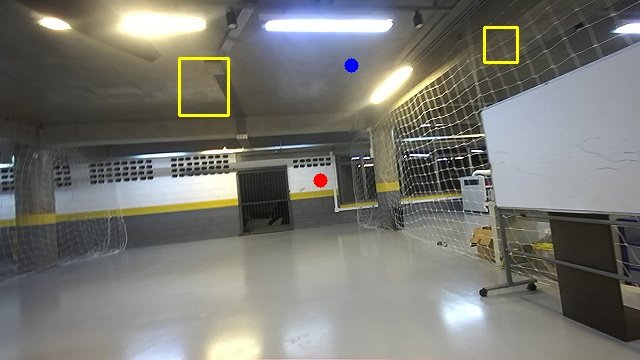
#> input picture indoor_2025/gate_20251024_191753.jpg, 640 x 360 px
$ python -i imav_mission4.py   (imports and definitions only)
#> lines starting #> are read from the running program, lines starting #| are printed output that depends on the picture
#!/usr/bin/env python3
from enum import Enum
from numpy import np
from dronekit import connect, Vehicle, VehicleMode
from dronekit_utils import arm_and_takeoff, send_velocity_body_offset_ned, goto_position_body_offset_ned
import cv2
import time

DEBUG = True
SURVEY_ALT = 2.0
TIMEOUT = 4

COLOR_TO_LAND = "blue"

# [18 lines that did not run here, left out]

# [21 lines that did not run here, left out]

class pid:
    # [6 lines left out: function __init__, not called in this run]

    def refresh(self):
        self.last_err = 0
        self.last_sum_err = 0

    # [9 lines left out: function update, not called in this run]

class States(Enum):

    INIT = 0
    TAKEOFF = 1
    SURVEY = 2
    CENTRALIZE = 3
    LAND = 4
    END = 5

class Mission:
    # [128 lines left out: functions __init__, update_frame, run, main, not called in this run]

# [2 lines not run here, left out]

>>> import cv2
>>> picture = cv2.imread('gate_20251024_191753.jpg', cv2.IMREAD_GRAYSCALE)
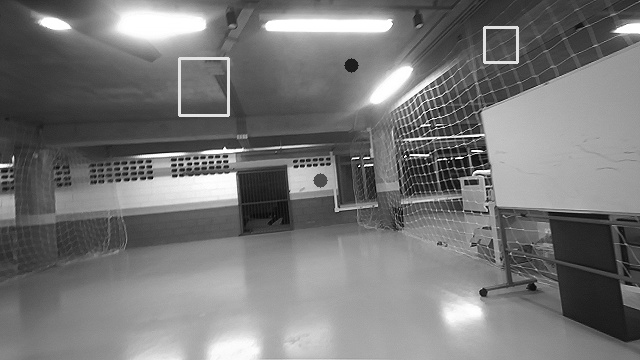
#> picture: shape (360, 640); min 0, max 255, mean 119.4
#> (the run stopped early here; a loop or call above may not have finished)
